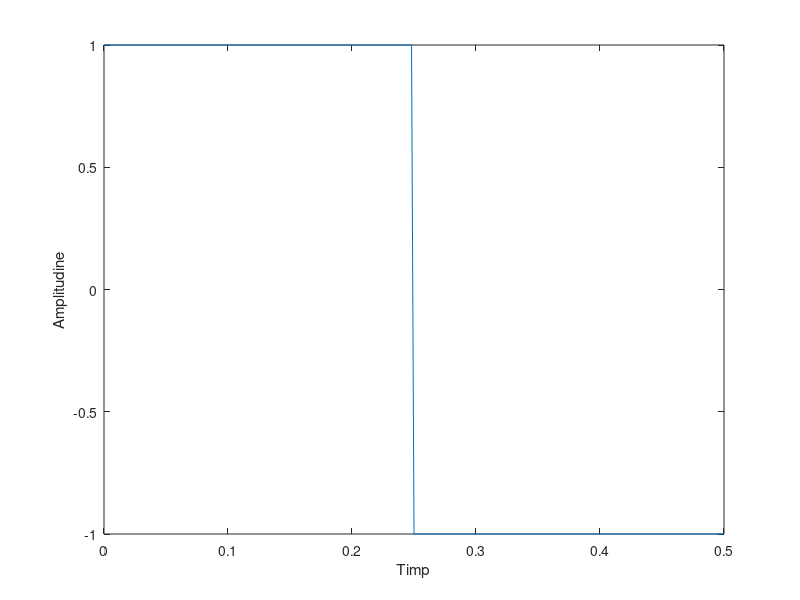

The MATLAB script that drew this image:
t = 0:.002:0.5;
s = square(2*pi*t);
s(find(t >= 0 & t < 0.25)) = 1;
s(find(t >= 0.25 & t < 0.5)) = -1;

plot(t, s)
xlabel('Timp')
ylabel('Amplitudine')